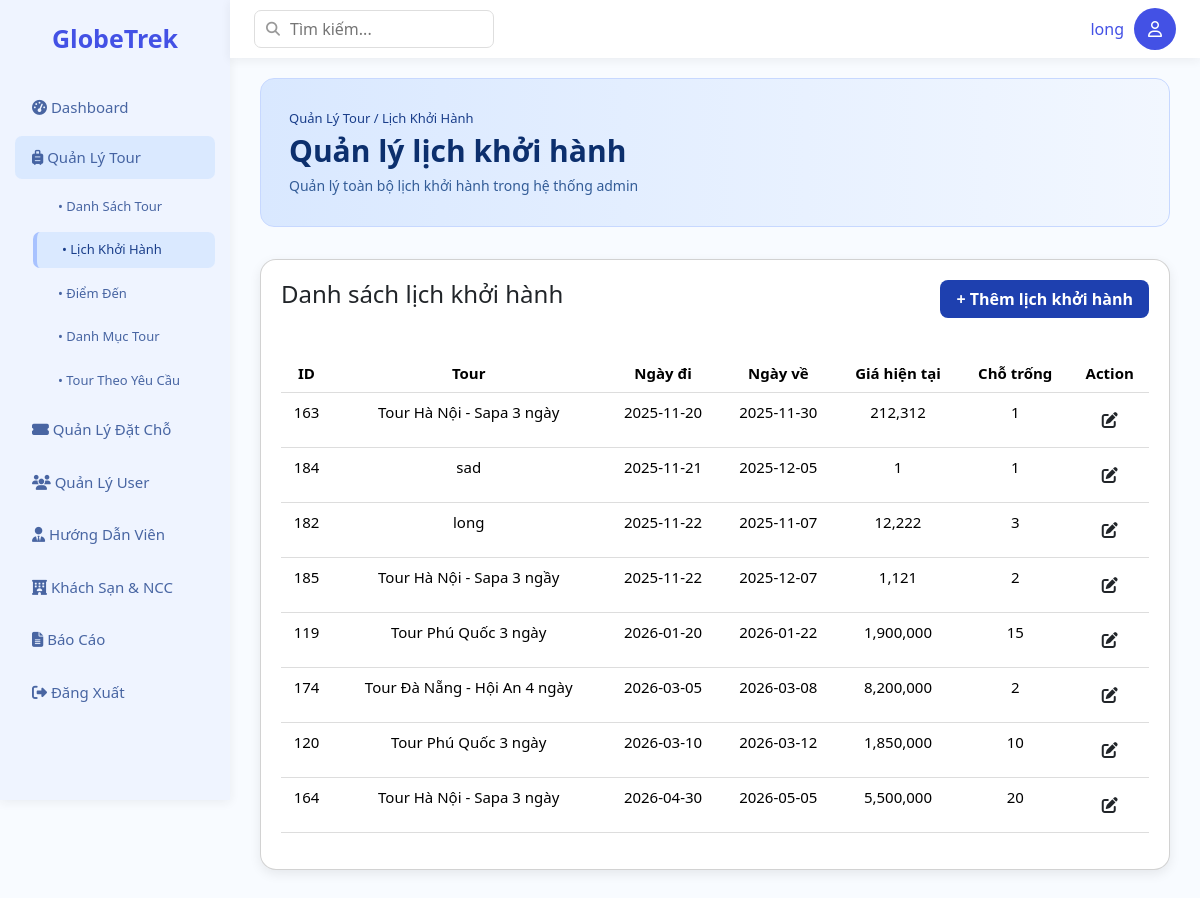
Page /Base/?action=list-departure (signed in) on the earlier database version.
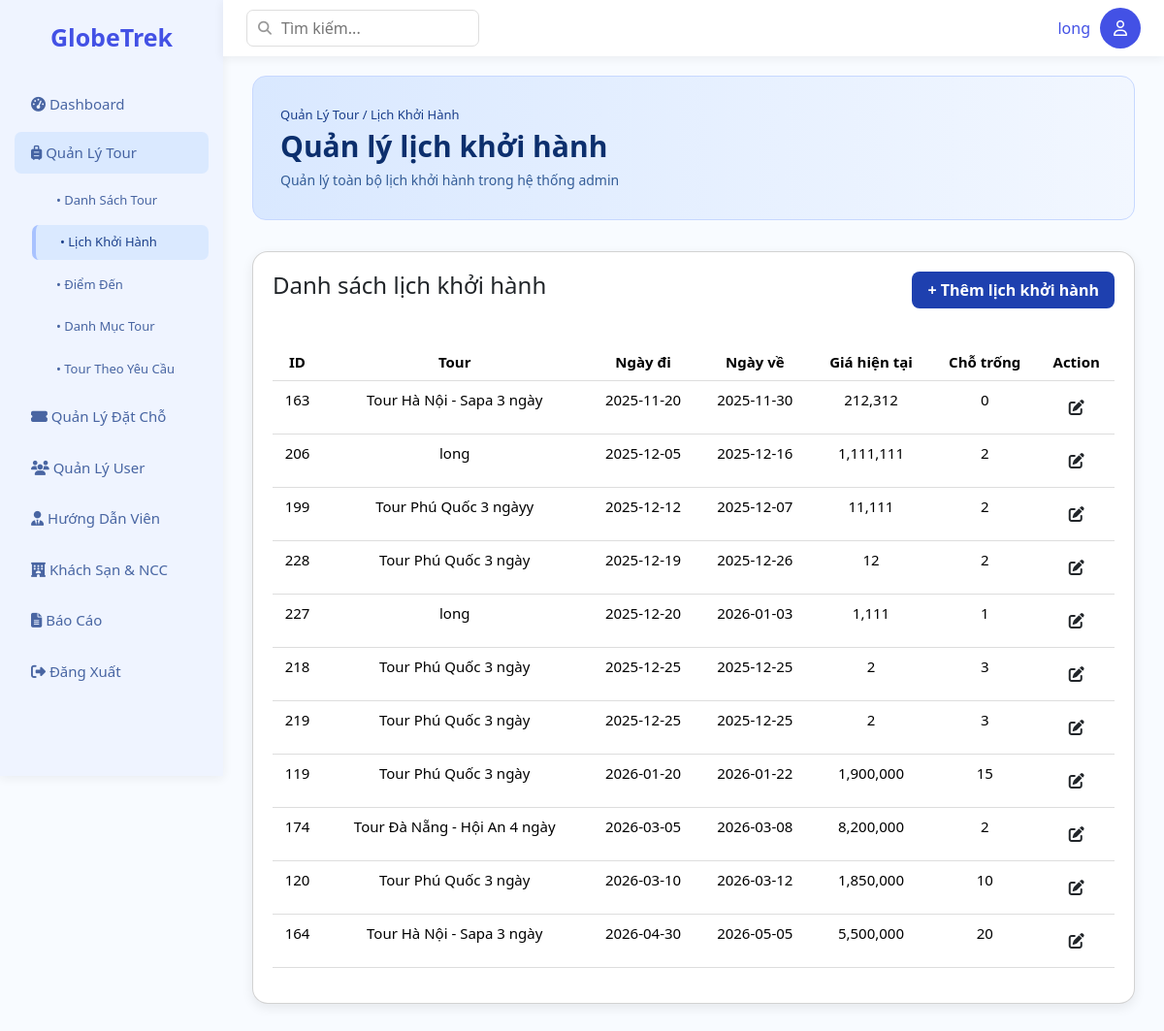
Same page on the later database version.
### tables this page shows
CREATE TABLE `tour_departures` (
  `id` int NOT NULL,
  `tour_id` int NOT NULL,
  `start_date` date NOT NULL,
  `end_date` date NOT NULL,
  `current_price` decimal(10,2) NOT NULL COMMENT 'Giá bán hiện tại',
  `available_slots` int NOT NULL COMMENT 'Số chỗ còn trống'
);

CREATE TABLE `tours` (
  `id` int NOT NULL,
  `name` varchar(255) NOT NULL,
  `tour_type` enum('Nội địa','Quốc tế') NOT NULL,
  `description` text,
  `base_price` decimal(10,2) NOT NULL COMMENT 'Giá cơ bản trước khuyến mãi',
  `created_at` timestamp NULL DEFAULT CURRENT_TIMESTAMP,
  `category_id` int DEFAULT NULL,
  `tour_origin` enum('Catalog','Custom') DEFAULT 'Catalog',
  `cancellation_policy_text` text
);

### Base/controllers/DepartureController.php (called while the page is built, shortened)
<?php
class DepartureController
{
    public function listDeparture()
    {
        $departure = new DepartureModel();
        $listDeparture = $departure->getList();
        require_once PATH_VIEW . 'main.php';
    }
}

### Base/index.php (called while the page is built, shortened)
<?php
spl_autoload_register(function ($class) {
    $fileName = "$class.php";
    $fileModel              = PATH_MODEL . $fileName;
});
require_once './routes/index.php';

### Base/models/BaseModel.php (called while the page is built, shortened)
<?php
class BaseModel
{
    protected $pdo;
    public function __construct()
    {
        $dsn = sprintf('mysql:host=%s;port=%s;dbname=%s;charset=utf8', DB_HOST, DB_PORT, DB_NAME);
        try {
            $this->pdo = new PDO($dsn, DB_USERNAME, DB_PASSWORD, DB_OPTIONS);
        } catch (PDOException $e) {
            die("Kết nối cơ sở dữ liệu thất bại: {$e->getMessage()}. Vui lòng thử lại sau.");
        }
    }
    public function __destruct()
    {
        $this->pdo = null;
    }
    public function getConnection()
    {
        return $this->pdo;
}
}

### Base/models/DepartureModel.php (called while the page is built, shortened)
<?php
class DepartureModel {
    public $db;
    public function __construct() {
        $baseModel = new BaseModel();
        $this->db = $baseModel->getConnection();
    }
public function getList($tour_id = null) {
    $where_clause = '';
    $params = [];
    $sql = "SELECT
                td.id AS departure_id,
                t.name AS tour_name,
                td.start_date,
                td.end_date,
                td.current_price,
                td.available_slots AS max_slots,
                -- LOGIC TÍNH TOÁN TỒN KHO CỐT LÕI
                td.available_slots - IFNULL(COUNT(BC.id), 0) AS remaining_slots
            FROM tour_departures td
            JOIN tours t ON td.tour_id = t.id
            LEFT JOIN bookings b ON b.departure_id = td.id
            LEFT JOIN booking_customers BC ON BC.booking_id = b.id AND b.status IN ('Confirmed', 'Pending')
            {$where_clause} /* Chèn mệnh đề WHERE vào đây */
            GROUP BY td.id, t.name, td.start_date, td.end_date, td.current_price, td.available_slots
            ORDER BY td.start_date ASC";
    $stmt = $this->db->prepare($sql);
    $stmt->execute($params);
    return $stmt->fetchAll();
}
}

### Base/views/admin/departure/list-departure.php (the view)
<?php include PATH_VIEW . 'layout/header.php'; ?>
<div class="main">
    <div class="header-wrapper">
        <div class="header-content">
            <div class="breadcrumb">Quản Lý Tour / Lịch Khởi Hành</div>
            <h2 class="page-title">Quản lý lịch khởi hành</h2>
            <p class="page-sub">Quản lý toàn bộ lịch khởi hành trong hệ thống admin</p>
        </div>
    </div>
    <div class="card">
        <div class="toph4">
            <h4>Danh sách lịch khởi hành</h4>
            <a href="<?= BASE_URL ?>?action=create-departure" class="btn btn-nut">+ Thêm lịch khởi hành</a>
        </div>
        <table class="table">
            <thead>
                <tr>
                    <th>ID</th>
                    <th>Tour</th>
                    <th>Ngày đi</th>
                    <th>Ngày về</th>
                    <th>Giá hiện tại</th>
                    <th>Chỗ trống</th>
                    <th>Action</th>
                </tr>
            </thead>
            <tbody>
                <?php foreach ($listDeparture as $value): ?>
                <tr>
                    <td><?= $value['departure_id'] ?></td>
                    <td><?= $value['tour_name'] ?></td>
                    <td><?= $value['start_date'] ?></td>
                    <td><?= $value['end_date'] ?></td>
                    <td><?= number_format($value['current_price']) ?></td>
                    <td><?= $value['max_slots'] ?></td>
                    <td>
                        <a href="<?= BASE_URL ?>?action=update-departure&id=<?= $value['departure_id'] ?>" class="btn edit"><i class="fas fa-edit"></i></a>
                    </td>
                </tr>
                <?php endforeach ?>
            </tbody>
        </table>
    </div>
</div>
<?php include PATH_VIEW . 'layout/footer.php'; ?>

Differences in the rows shown:
removed tour_departures: id "184", tour.name "sad", start_date "2025-11-21", end_date "2025-12-05", current_price "1", available_slots "1"
removed tour_departures: id "182", tour.name "long", start_date "2025-11-22", end_date "2025-11-07", current_price "12,222", available_slots "3"
removed tour_departures: id "185", tour.name "Tour Hà Nội - Sapa 3 ngầy", start_date "2025-11-22", end_date "2025-12-07", current_price "1,121", available_slots "2"
changed tour_departures id 163: available_slots "1" → "0"
added tour_departures: id "206", tour.name "long", start_date "2025-12-05", end_date "2025-12-16", current_price "1,111,111", available_slots "2"
added tour_departures: id "199", tour.name "Tour Phú Quốc 3 ngàyy", start_date "2025-12-12", end_date "2025-12-07", current_price "11,111", available_slots "2"
added tour_departures: id "228", tour.name "Tour Phú Quốc 3 ngày", start_date "2025-12-19", end_date "2025-12-26", current_price "12", available_slots "2"
added tour_departures: id "227", tour.name "long", start_date "2025-12-20", end_date "2026-01-03", current_price "1,111", available_slots "1"
added tour_departures: id "218", tour.name "Tour Phú Quốc 3 ngày", start_date "2025-12-25", end_date "2025-12-25", current_price "2", available_slots "3"
added tour_departures: id "219", tour.name "Tour Phú Quốc 3 ngày", start_date "2025-12-25", end_date "2025-12-25", current_price "2", available_slots "3"
